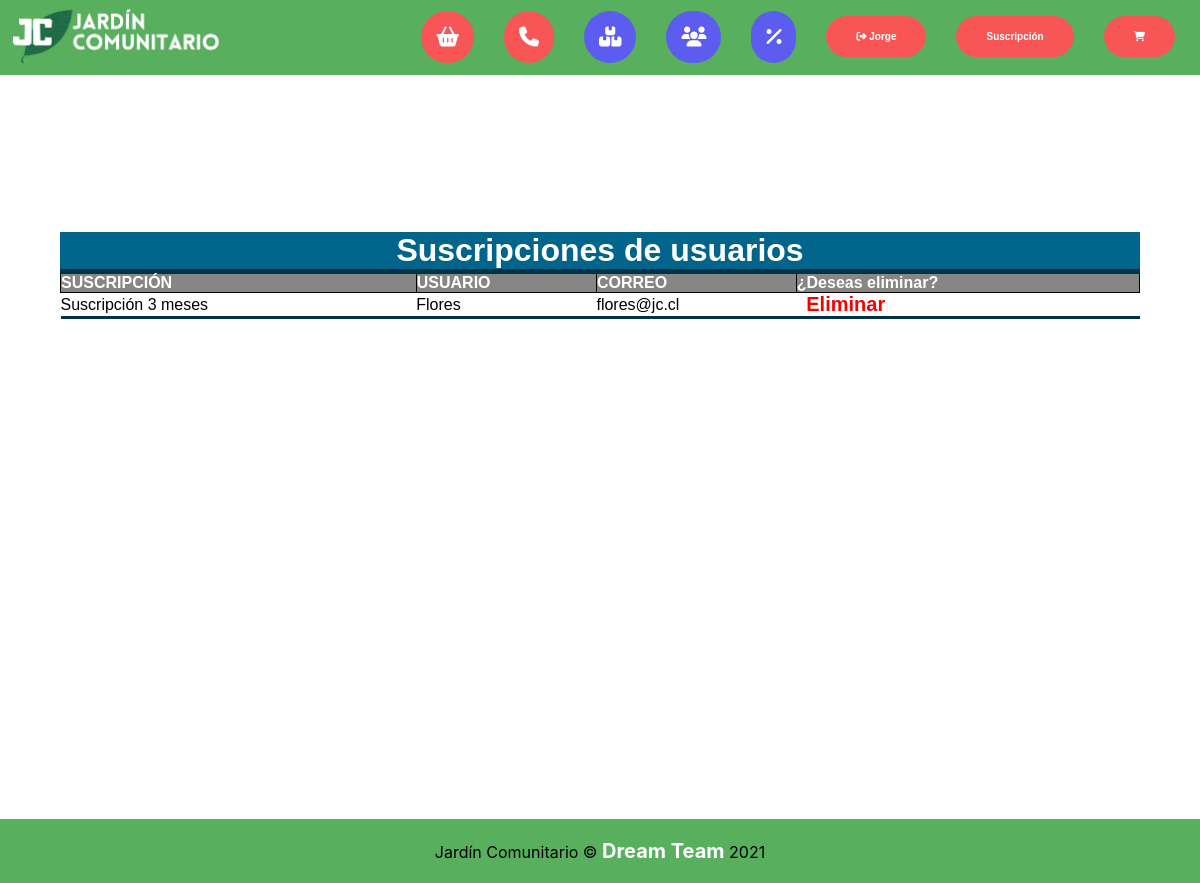
Page /lista_suscripcion/ (signed in) on the committed database.
### app/models.py (models this page shows, shortened)
class suscriptUser(models.Model):
    usuario = CharField(max_length=200)
    email = EmailField(max_length=200)
    descripcion = ForeignKey(suscripcion, on_delete=models.CASCADE)

class suscripcion(models.Model):
    descripcion = CharField(max_length=200)
    descuento = IntegerField()
    duracion = IntegerField()
    def __str__(self):
        return self.descripcion

### app/views.py (the view)
# urls.py: path('lista_suscripcion/', lista_suscripcion, name="lista_suscripcion"),
@permission_required('app.add_suscripcion')
def lista_suscripcion(request):
    suscripcionAll = suscriptUser.objects.all()
    tipSuscripcionAll = suscripcion.objects.all()
    datos ={'listaUsuarios' : suscripcionAll, 'listaSuscripcion': tipSuscripcionAll}
    return render(request, 'app/lista_suscripcion.html', datos)

### app/templates/app/lista_suscripcion.html
{% extends 'app/base.html' %}
{% load static %}
{% block contenido %}
    <div id="titulo-lista">
        <h1>Suscripciones de usuarios</h1>
    </div>
    <div class="contenido-lista">
        <table>
            <thead>
                <tr>
                    <th>SUSCRIPCIÓN</th>
                    <th>USUARIO</th>
                    <th>CORREO</th>
                    <th>¿Deseas eliminar?</th>
                </tr>
            </thead>
            <tbody>
                {% for aux in listaUsuarios %}
                <tr>
                    <td> {{aux.descripcion}} </td>
                    <td> {{aux.usuario}} </td>
                    <td> {{aux.email}} </td>
                    <td><a class="btn-eliminarLista" href="{% url 'eliminar_suscriptor' aux.id %}" >Eliminar</a></td>
                </tr>
                {% endfor %}
            </tbody>
        </table>
    </div>
{% endblock %}

### app/templates/app/base.html (shortened to what this page needs)
<!DOCTYPE html>
<html lang="en">
<head>
  {%load static%}
  <link rel="stylesheet" href="{% static 'app/css/style.css' %}">
  {% load pwa %}
</head>
<body>
  <div class="contenedor">
    <header>
      <div class="logo_principal">
        <a href="{% url 'index'%}"><img src="{% static 'app/img/1eda7a920595361944650b58376e27ec-flor-roja-rosa-plana-by-vexels.png' %}" alt="" height="60px"></a>
      </div>
      <nav>
        <li>
          <a href="{% url 'productos'%}" class="producto-btn"><i class="fas fa-shopping-basket"></i></a>
        </li>
        <li>
          <a href="{% url 'about' %}" class="contacto-btn"><i class="fas fa-phone"></i></a>
        </li>
        {% if perms.app.delete_user %}
          <li>
            <a href="{% url 'lista_productos' %}" class="inventario-btn"><i class="fas fa-boxes"></i></a>
          </li>
          <li>
            <a href="{% url 'lista_suscripcion' %}" class="inventario-btn"><i class="fas fa-users"></i></a>
          </li>
          <li>
            <a href="{% url 'descuentos' %}" class="inventario-btn"><i class="fas fa-percent"></i></a>
          </li>
        {% endif %}
        {% if user.is_authenticated %}
        <li>
          <a href="{% url 'logout' %}" class="socio-btn" id="logout-btn"><i class="fas fa-sign-out-alt"></i> {{user.first_name}}</a>
        </li>
        <li>
          <a href="{% url 'suscripcion' %}" class="socio-btn" id="logout-btn">Suscripción</a>
        </li>
        <li>
          <a href="{% url 'carrito' %}" class="socio-btn" id="logout-btn" ><i class="fas fa-shopping-cart"></i></a>
        </li>
        {% else %}
        <li>
          <a href="{% url 'login' %}" class="socio-btn"><i class="fas fa-sign-in-alt"></i></a>
        </li>
        {% endif %}
      </nav>
    </header>
  </div>
{%block contenido%}
{% endblock %}
  <footer class="footer">
    <p>Jardín Comunitario © <a href="https://youtu.be/dQw4w9WgXcQ" target="_blank" rel="noopener noreferrer">Dream Team</a> 2021</p>
  </footer>
</body>
</html>

### app/static/app/css/style.css (style rules this page uses)
* { margin: 0; padding: 0; box-sizing: border-box; }
body { font-family: 'Gill Sans', 'Gill Sans MT', Calibri, 'Trebuchet MS', sans-serif; }
nav { list-style: none; }
a { text-decoration: none; cursor: pointer; color: rgb(255, 255, 255); font-size: 20px; font-weight: bold; }
header { position: absolute; top: 0; left: 0; width: 100%; padding: 5px 10px; background-color: rgb(88, 175, 93); display: flex; display: -webkit-flex; display: -o-flex; display: -moz-flex; display: -ms-flex; justify-content: space-between; align-items: center; }
.producto-btn { padding: 15px 30px; border-radius: 99px; background: #f85656; }
.contacto-btn { padding: 15px 30px; border-radius: 99px; background: #f85656; }
.socio-btn { padding: 15px 30px; border-radius: 99px; background: #f85656; }
.inventario-btn { padding: 15px 30px; border-radius: 99px; background: rgb(92, 92, 241); }
header nav { display: flex; display: -webkit-flex; display: -o-flex; display: -moz-flex; display: -ms-flex; }
header nav li { margin: 0 15px; }
footer { display: -webkit-flex; display: -moz-flex; display: -ms-flex; display: -o-flex; display: flex; flex-direction: column; align-items: center; text-align: center; background-color: rgb(88, 175, 93); color: black; padding: 20px 0; font-family: -apple-system, BlinkMacSystemFont, 'Segoe UI', Roboto, Oxygen, Ubuntu, Cantarell, 'Open Sans', 'Helvetica Neue', sans-serif; }
.contenedor { padding: 16px; }
@media screen and (min-width: 300px) { #logout-btn { font-size: 10px; } }
@media screen and (min-width: 300px) { .inventario-btn { padding: 15px 15px; } }
@media screen and (min-width: 300px) { .contacto-btn { padding: 15px 15px; } }
@media screen and (min-width: 300px) { .producto-btn { padding: 15px 15px; } }
#titulo-lista { display: flex; justify-content: center; margin: 200px 0 0px 0; }
#titulo-lista h1 { background-color: #01648b; width: 90%; text-align: center; color: white; border-bottom: solid 5px #003347; }
.btn-eliminarLista { color: rgb(247, 0, 0); padding: 10px; }
.contenido-lista { display: flex; justify-content: center; margin: 0px 0 500px 0; }
.contenido-lista table { background-color: rgb(255, 255, 255); text-align: left; color: black; width: 90%; border-collapse: collapse; }
.contenido-lista td { border-bottom: solid 3px #003347; padding: 0; }
.contenido-lista th { border-bottom: solid 1px rgb(0, 0, 0); border-left: solid 1px rgb(0, 0, 0); border-right: solid 1px rgb(0, 0, 0); background-color: #868686; color: white; }

### rows in the picture
suscriptUser: descripcion "Suscripción 3 meses", usuario "Flores", email "flores@jc.cl"

### other values in the picture
{{ user.first_name }} "Jorge"
